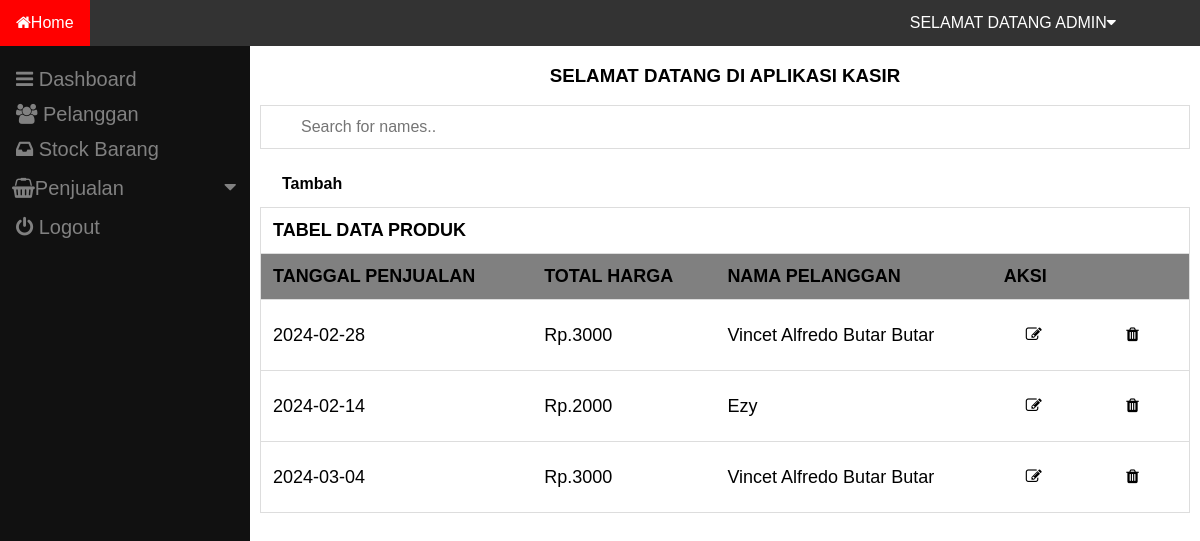
Page /tampilanpenjualan.php on the committed database.
### tables this page shows
CREATE TABLE `penjualan` (
  `PenjualanID` int(11) NOT NULL,
  `TanggalPenjualan` date NOT NULL,
  `TotalHarga` decimal(10,0) NOT NULL,
  `PelangganID` int(11) NOT NULL
);

CREATE TABLE `pelanggan` (
  `PelangganID` int(11) NOT NULL,
  `NamaPelanggan` varchar(256) NOT NULL,
  `Alamat` text NOT NULL,
  `NomorTelepon` varchar(15) NOT NULL
);

### tampilanpenjualan.php (the view, shortened to what this page needs)
<?php
include "koneksi.php";
$tabel = "SELECT *From penjualan Join
pelanggan ON penjualan.PelangganID = pelanggan.PelangganID";
$data = mysqli_query($koneksi, $tabel);
?>
<!doctype html>
<html lang="en">
  <head>
    <link rel="stylesheet" href="https://cdnjs.cloudflare.com/ajax/libs/font-awesome/4.7.0/css/font-awesome.min.css">
    <link rel="stylesheet" href="Tabel.css">
  </head>
  <body>
        <div class="navbar">
        <a href="#home"><i class="fa fa-home"></i>Home</a>
          <div class="dropdown" style="float: right; margin-right: 60px;">
            <button class="dropbtn">SELAMAT DATANG ADMIN
              <i class="fa fa-caret-down"></i>
            </button>
          </div>
        </div>
        <div class="sidebar">
        <a href="#dashboard"><i class="		fa fa-navicon"></i> Dashboard</a>
            <a href="Pelanggan.php"><i class="	fa fa-users"></i> Pelanggan</a>
            <a href="tampilanproduk.php"><i class="	fa fa-inbox"></i> Stock Barang</a>
            <button class="dropdown-btn"><i class="fa fa-shopping-basket"></i>Penjualan
    <i class="fa fa-caret-down"></i>
  </button>
            <a href="login.html"><i class="fa fa-power-off"></i> Logout</a>
          </div>
          <div class="main">
        <h3 style="text-align: center;">SELAMAT DATANG DI APLIKASI KASIR</h3>
        <input type="text" id="myInput" onkeyup="myFunction()" placeholder="Search for names.." title="Type in a name">
        <table id="myTable">
          <thead>
              <th colspan="4">TABEL DATA PRODUK</th>
              <button type="text"><a href="formpenjualan2.html"><b>Tambah</b></a></button>
              <tr>
  <th class="abu">TANGGAL PENJUALAN</th>
  <th class="abu">TOTAL HARGA</th>
  <th class="abu">NAMA PELANGGAN</th>
  <th colspan="2" class="abu">AKSI</th>
  </tr>
          </thead>
      <?php
      while ($tampil = mysqli_fetch_assoc($data)) {
      ?>
  <tbody>
  <tr>
  <td><?php echo $tampil['TanggalPenjualan'];?></td>
  <td>Rp.<?php echo $tampil['TotalHarga'];?></td>
  <td><?php echo $tampil['NamaPelanggan'];?></td>
  <td><button type="text"><a href="editpenjualan.php?id=<?php echo $tampil['PenjualanID'];?>"><i class="fa fa-pencil-square-o"></i></a></button></td>
  <td><button type="text"><a href="hapuspenjualan.php?id=<?php echo $tampil['PenjualanID'];?>"><i class="		fa fa-trash"></i></a></button></td>
  </tr>
  <?php
  }
  ?>
          </tbody>
      </table>
</div>
  </body>
</html>

### Tabel.css (style rules this page uses)
* { box-sizing: border-box; }
#myInput { background-image: url('/css/searchicon.png'); background-position: 10px 10px; background-repeat: no-repeat; width: 100%; font-size: 16px; padding: 12px 20px 12px 40px; border: 1px solid #ddd; margin-bottom: 12px; }
#myTable { border-collapse: collapse; width: 100%; border: 1px solid #ddd; font-size: 18px; }
#myTable th, #myTable td { text-align: left; padding: 12px; }
#myTable tr { border-bottom: 1px solid #ddd; }

### tampilanpenjualan.php (style rules this page uses)
body { font-family: Arial, Helvetica, sans-serif; margin: 0; padding: 0; background-size: cover; background-repeat: no-repeat; background-image: url('gambar/Download\ premium\ vector\ of\ Black\ and\ white\ hexagon\ geometric\ pattern\ poster\ vector\ by\ katie\ about\ black\ mockup\ background\,\ abstract\ geometric\ background\,\ grey\ geometric\,\ background\,\ and\ background\ product\ mockup\ .jpg'); }
.navbar { overflow: hidden; background-color: #333; z-index: 2; }
.navbar a { float: left; font-size: 16px; color: white; text-align: center; padding: 14px 16px; text-decoration: none; }
.dropdown { float: left; overflow: hidden; }
.dropdown .dropbtn { font-size: 16px; border: none; outline: none; color: white; padding: 14px 16px; background-color: inherit; font-family: inherit; margin: 0; }
.sidebar { height: 100%; width: 250px; position: fixed; z-index: 1; background-color: #111; overflow-x: hidden; padding-top: 16px; }
.sidebar a { padding: 6px 8px 6px 16px; text-decoration: none; font-size: 20px; color: #818181; display: block; }
.main { margin-left: 250px; padding: 0px 10px; }
button { background-color: white; border: none; padding: 10px 20px; text-align: center; text-decoration: none; display: inline-block; font-size: 16px; margin: 4px 2px; cursor: pointer; border-radius: 5px; }
a { text-decoration: none; color: black; }
th.abu { background-color: grey; }
.dropdown-btn { padding: 6px 8px 6px 10px; text-decoration: none; font-size: 20px; color: #818181; display: block; border: none; background: none; width: 100%; text-align: left; cursor: pointer; outline: none; }
.fa-caret-down { float: right; padding-right: 8px; }

### rows in the picture
penjualan: TanggalPenjualan "2024-02-28", TotalHarga "3000", PelangganID.NamaPelanggan "Vincet Alfredo Butar Butar"
penjualan: TanggalPenjualan "2024-02-14", TotalHarga "2000", PelangganID.NamaPelanggan "Ezy"
penjualan: TanggalPenjualan "2024-03-04", TotalHarga "3000", PelangganID.NamaPelanggan "Vincet Alfredo Butar Butar"
